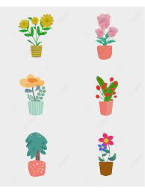
#> input picture image.jpg, 145 x 194 px
$ jupyter execute --allow-errors legacy_all_in_one_color.ipynb
#> lines starting #> are read from the running program, lines starting #| are printed output that depends on the picture
#> further down, im is the input picture: PIL image 145x194 RGBA; mean R, G, B, A 229.7, 227.5, 222.8, 255
[cell 1]
from PIL import Image, ImageFilter, ImageOps
from IPython.display import display
import numpy as np
from colormath.color_objects import sRGBColor, LabColor
from colormath.color_conversions import convert_color
from colormath.color_diff import delta_e_cie2000

# 可用顏色
colors = [
    (0, 0, 0),
    (102, 102, 102),
    (0, 23, 246),
    (255, 255, 255),
    (170, 170, 170),
    (38, 201, 255),
    (0, 141, 38),
    (169, 35, 12),
    (150, 65, 18),
    (0, 255, 77),
    (255, 0, 19),
    (255, 120, 41),
    (176, 112, 28),
    (153, 0, 78),
    (147, 104, 103),
    (255, 201, 38),
    (255, 0, 143),
    (254, 175, 168),
    (0, 217, 163),
    (133, 178, 0),
    (128, 0, 255),
    (5, 44, 108),
    (185, 115, 255),
    (255, 247, 63),
]


# [8 lines left out: function color_diff, not called in this run]


def resize_based_on_width(im, basewidth=200):
    """以basewidth為基準，縮放圖片"""
#> called with basewidth = 200
    wpercent = basewidth / float(im.size[0])
#> wpercent = 1.38
    hsize = int((float(im.size[1]) * float(wpercent)))
#> hsize = 267
    im = im.resize((basewidth, hsize), Image.Resampling.LANCZOS)
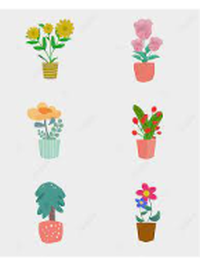
#> im: PIL image 200x267 RGBA; mean R, G, B, A 229.6, 227.5, 222.7, 255
    return im


def preprocess(im):
    """預處理圖片"""
    print("原圖：")
    display(im)
    print("縮放後：")
    im = resize_based_on_width(im)
    display(im)
    # im = im.filter(ImageFilter.GaussianBlur(0.5))
    # print('模糊後')
    # display(im)
    print("色彩量化：")
    im = im.quantize(18)
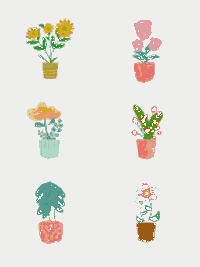
#> im: PIL image 200x267 P; mean R, G, B 230.7, 229, 223.7
    display(im)
    im = im.convert("RGB")
    a = np.asarray(im)
    return a


color_id_map = {}


# [39 lines left out: functions make_line, make_lines, not called in this run]


im = Image.open("image.jpg")
preprocess(im)
print()
